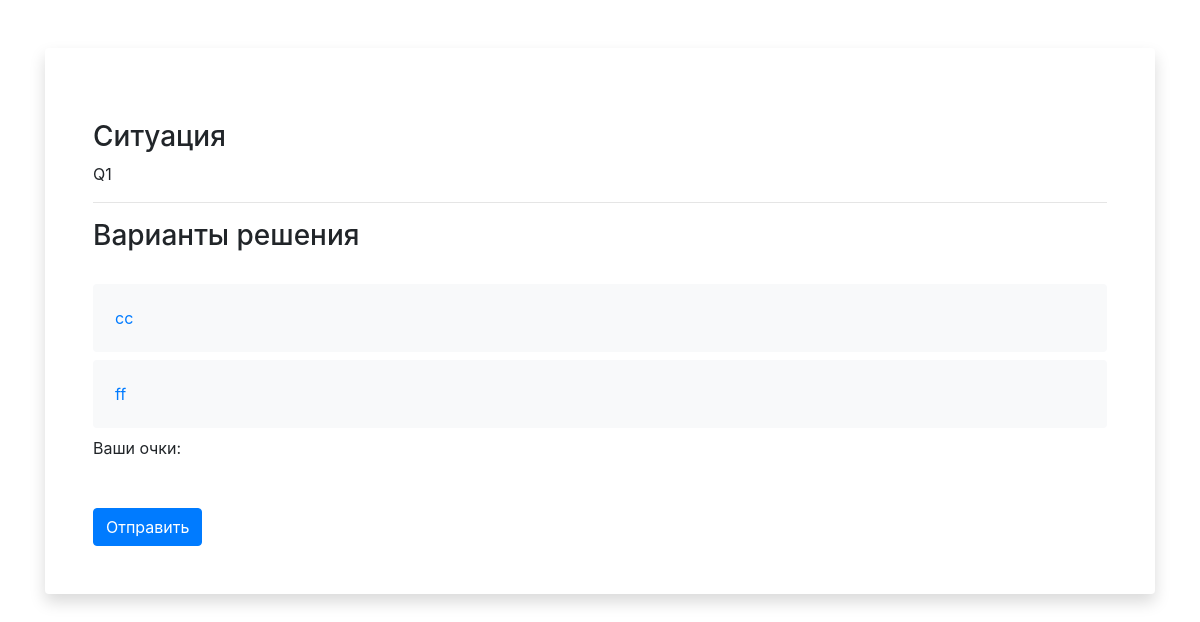
Before: /sim/question/1 with the older database file.
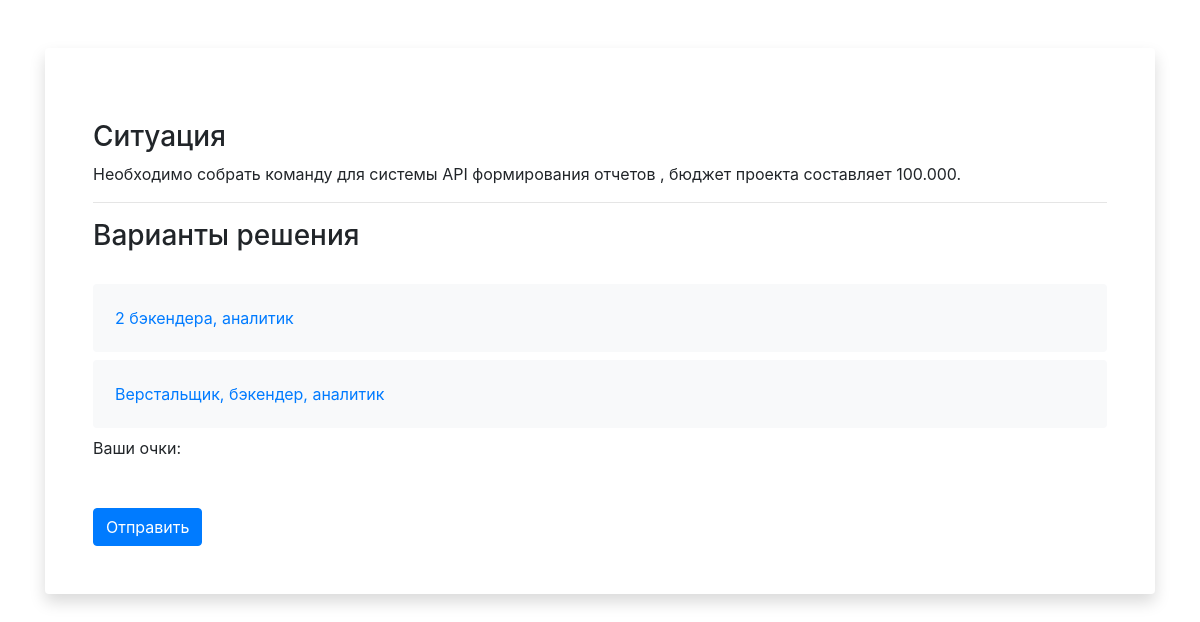
After: the same page with the newer database file.
### sim/models.py (models this page shows, shortened)
class Question(models.Model):
    type = models.CharField(max_length=10, choices=QUESTION_CHOICES, default=QUESTION_CHOICES[1][0])
    name = models.TextField(unique=True)

class Answer(models.Model):
    question = models.ForeignKey(Question, related_name='question_answers', null=False, blank=False,
                                 on_delete=models.CASCADE)
    text = models.TextField()
    class Meta:
        unique_together = (('question', 'text'),)

### sim/views.py (the view, shortened to what this page needs)
# urls.py: url(r'^question/(?P<q_id>[0-9]+)$', question, name='question')
def question(request, q_id):
    question = Question.objects.get(id=q_id)
    question_answers = question.question_answers.all()
    results = Result.objects.filter(
        session_key=request.session.session_key)
    response = render(request, 'sim/question.html', {'answers': question_answers, 'results': results})
    return response

### templates/sim/question.html (shortened to what this page needs)
{% load static %}
<!DOCTYPE html>
<html lang="en">
<head>
    <link rel="stylesheet" href="https://stackpath.bootstrapcdn.com/bootstrap/4.3.1/css/bootstrap.min.css"
>
    <link href="{% static "css/custom.css" %}" type="text/css" rel="stylesheet"/>
</head>
<body>
<div class="container">
    <div class="card border-0 shadow my-5">
        <div class="card-body p-5">
            <br>
            <h3>Ситуация</h3>
            {{ answers.first.question.name }}
            <hr>
            <h3>Варианты решения</h3>
            <br>
            <form method="post">
                {% for answer in answers %}
                    <label>
                        <div class=" card card-body bg-light d-flex flex-row justify-content-between align-items-center">
                            {{ answer.text }}
                        </div>
                    </label>
                {% endfor %}
                Ваши очки:
                <br>
                <br>
                <br>
                <button type="submit" class="btn btn-primary labelText">
                    Отправить
                </button>
            </form>
        </div>
    </div>
</div>
</body>
</html>

### static/css/custom.css (style rules this page uses)
label { width: 100%; font-size: 1rem; }
.card-input-element+.card { height: calc(36px + 2*1rem); color: var(--primary); -webkit-box-shadow: none; box-shadow: none; border: 2px solid transparent; border-radius: 4px; }
body { background: url("http://wellworthsurgical.com/wp-content/uploads/parser/work-desk-background-1.jpg") no-repeat center center fixed; -webkit-background-size: cover; -moz-background-size: cover; background-size: cover; -o-background-size: cover; }

Changed rows visible on the page:
changed Question: first.question.name "Q1" → "Необходимо собрать команду для системы API формирования отчетов , бюджет проекта составляет 100.000."
changed Answer: text "ff" → "2 бэкендера, аналитик"; moves up the list
changed Answer: text "cc" → "Верстальщик, бэкендер, аналитик"
